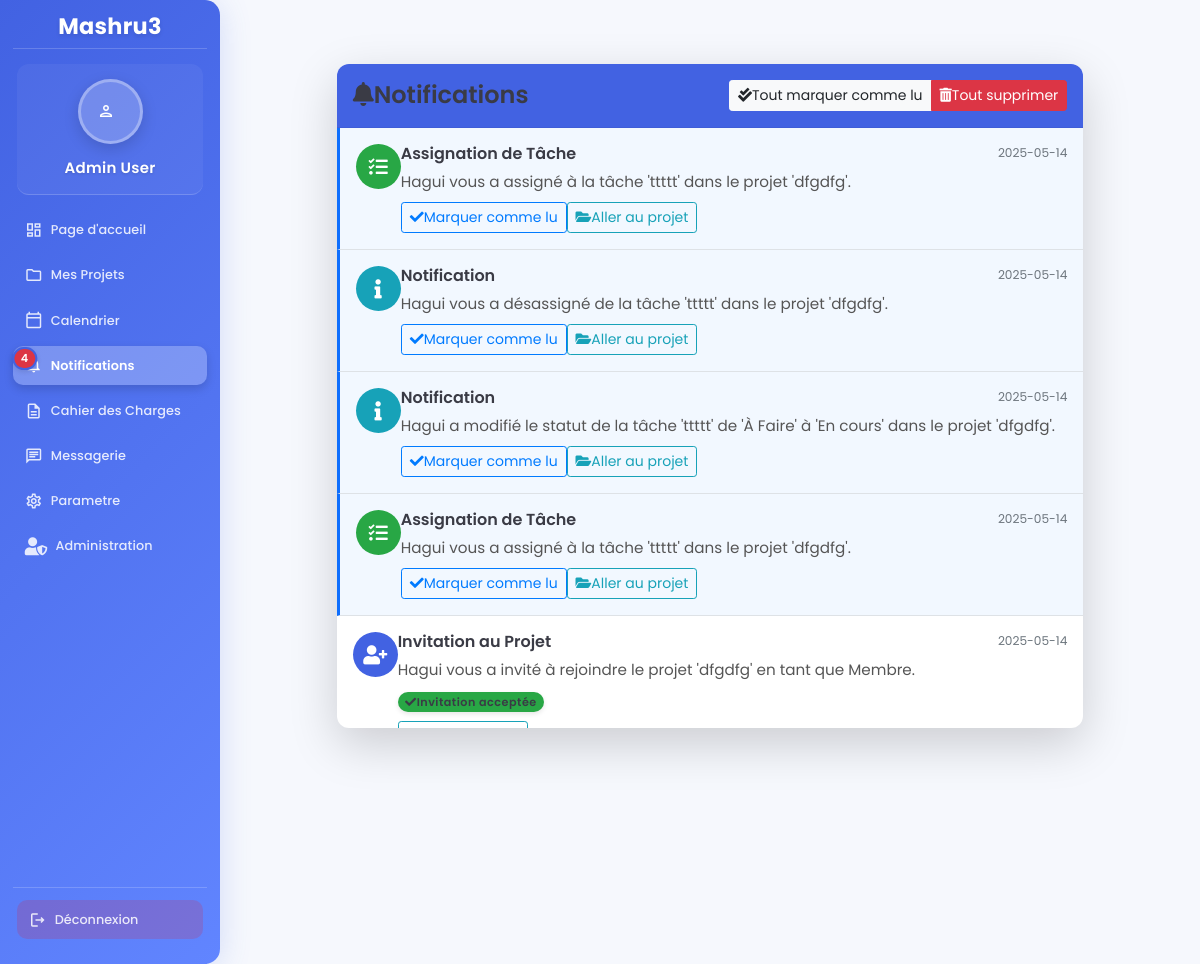
/notifications (signed in), run on the app's committed database.
### app.py (models this page shows)
class User(db.Model):
    user_id = db.Column(db.Integer, primary_key=True)
    name = db.Column(db.String(255), nullable=False)
    image = db.Column(db.String(255))
    password = db.Column(db.String(255), nullable=False)
    email = db.Column(db.String(255), unique=True, nullable=False)
    is_admin = db.Column(db.Boolean, default=False)
    created_at = db.Column(db.DATE, server_default=db.func.current_date())  # Add created_at field

class Notification(db.Model):
    notification_id = db.Column(db.Integer, primary_key=True)
    recipient_id = db.Column(db.Integer, db.ForeignKey('user.user_id'), nullable=False)
    sender_id = db.Column(db.Integer, db.ForeignKey('user.user_id'), nullable=False)
    project_id = db.Column(db.Integer, db.ForeignKey('project.project_id'), nullable=True)
    notification_type = db.Column(db.String(50), nullable=False)
    content = db.Column(db.Text, nullable=False)
    is_read = db.Column(db.Boolean, default=False)
    is_accepted = db.Column(db.Boolean, nullable=True)
    created_at = db.Column(db.DATE, server_default=db.func.current_date())

### app.py (the view)
@app.route('/notifications')
def notifications():
    if 'user_id' not in session:
        return redirect(url_for('connexion'))
    user_id = session['user_id']
    notifications = Notification.query.filter_by(recipient_id=user_id).order_by(Notification.created_at.desc()).all()
    for notification in notifications:
        notification.sender = db.session.get(User, notification.sender_id)
        if notification.project_id:
            notification.project = db.session.get(Project, notification.project_id)
    return render_template('notifications.html', notifications=notifications)

### templates/notifications.html (shortened to what this page needs)
{% extends 'base.html' %}
{% block content %}
<div class="container mt-5">
    <div class="row justify-content-center">
        <div class="col-lg-10">
            <div class="card shadow-lg border-0 rounded-3">
                <div class="card-header bg-primary text-white p-3 d-flex justify-content-between align-items-center">
                    <h4 class="mb-0"><i class="fas fa-bell me-2"></i>Notifications</h4>
                    {% if notifications %}
                        <div class="btn-group" role="group">
                            <button id="mark-all-read" class="btn btn-sm btn-light" data-bs-toggle="modal" data-bs-target="#markAllReadConfirmationModal">
                                <i class="fas fa-check-double me-1"></i>Tout marquer comme lu
                            </button>
                            <button id="delete-all-notifications" class="btn btn-sm btn-danger" data-bs-toggle="modal" data-bs-target="#deleteAllConfirmationModal">
                                <i class="fas fa-trash-alt me-1"></i>Tout supprimer
                            </button>
                        </div>
                    {% endif %}
                </div>
                <div class="card-body p-0">
                    {% if notifications %}
                        <div class="notification-list">
                            {% for notification in notifications | reverse %}
                                <div class="notification-item p-3 border-bottom {% if not notification.is_read %}unread{% endif %}"
                                     id="notification-{{ notification.notification_id }}">
                                    <div class="d-flex">
                                        <div class="notification-icon me-3">
                                            {% if notification.notification_type == 'invitation' %}
                                                <div class="icon-circle bg-primary text-white">
                                                    <i class="fas fa-user-plus"></i>
                                                </div>
                                            {% elif notification.notification_type == 'task_assignment' %}
                                                <div class="icon-circle bg-success text-white">
                                                    <i class="fas fa-tasks"></i>
                                                </div>
                                            {% else %}
                                                <div class="icon-circle bg-info text-white">
                                                    <i class="fas fa-info"></i>
                                                </div>
                                            {% endif %}
                                        </div>
                                        <div class="notification-content flex-grow-1">
                                            <div class="d-flex justify-content-between align-items-center mb-2">
                                                <h6 class="mb-0 fw-bold">
                                                    {% if notification.notification_type == 'invitation' %}
                                                        Invitation au Projet
                                                    {% elif notification.notification_type == 'task_assignment' %}
                                                        Assignation de Tâche
                                                    {% else %}
                                                        Notification
                                                    {% endif %}
                                                </h6>
                                                <small class="text-muted">{{ notification.created_at }}</small>
                                            </div>
                                            <p class="mb-2 notification-text">{{ notification.content }}</p>
                                            {% if notification.notification_type == 'invitation' and notification.is_accepted is none %}
                                                <div class="mt-3 invitation-actions">
                                                    <button class="btn btn-success btn-sm accept-invitation"
                                                            data-notification-id="{{ notification.notification_id }}"
                                                            data-project-id="{{ notification.project_id }}">
                                                        <i class="fas fa-check me-1"></i>Accepter
                                                    </button>
                                                    <button class="btn btn-danger btn-sm reject-invitation"
                                                            data-notification-id="{{ notification.notification_id }}">
                                                        <i class="fas fa-times me-1"></i>Refuser
                                                    </button>
                                                </div>
                                            {% elif notification.notification_type == 'invitation' %}
                                                <div class="mt-2">
                                                    {% if notification.is_accepted %}
                                                        <span class="badge bg-success rounded-pill">
                                                            <i class="fas fa-check me-1"></i>Invitation acceptée
                                                        </span>
                                                    {% else %}
                                                        <span class="badge bg-danger rounded-pill">
                                                            <i class="fas fa-times me-1"></i>Invitation refusée
                                                        </span>
                                                    {% endif %}
                                                </div>
                                            {% endif %}
                                            <div class="mt-2 d-flex">
                                                {% if not notification.is_read %}
                                                    <button class="btn btn-sm btn-outline-primary mark-read me-2"
                                                            data-notification-id="{{ notification.notification_id }}">
                                                        <i class="fas fa-check me-1"></i>Marquer comme lu
                                                    </button>
                                                {% endif %}
                                                {% if notification.project_id %}
                                                    <a href="/project/{{ notification.project_id }}" class="btn btn-sm btn-outline-info">
                                                        <i class="fas fa-folder-open me-1"></i>Aller au projet
                                                    </a>
                                                {% endif %}
                                            </div>
                                        </div>
                                    </div>
                                </div>
                            {% endfor %}
                        </div>
                    {% endif %}
                </div>
            </div>
        </div>
    </div>
</div>
{% endblock %}

### templates/base.html (shortened to what this page needs)
<!DOCTYPE html>
<html lang="en">
<head>
    <link rel="stylesheet" href="{{ url_for('static', filename='styles.css') }}">
    <link rel="stylesheet" href="/static/css/bootstrap.min.css">
    <link rel="stylesheet" href="https://cdnjs.cloudflare.com/ajax/libs/font-awesome/5.15.4/css/all.min.css" />
</head>
<body>
    <div class="d-flex" style="min-height: 100vh;">
        <div class="sidebar d-flex flex-column" style="position: fixed; top: 0; left: 0; height: 100vh; width: 220px; overflow-y: auto;">
            <h2 class="text-center">Mashru3</h2>
            <div class="sidebar-user-profile">
                {% if user_image %}
                    <img src="{{ user_image }}" alt="{{ user_first_name }}" class="profile-image">
                {% else %}
                    <div class="profile-image default-profile">
                        <i class="material-icons-outlined">person</i>
                    </div>
                {% endif %}
                <div class="user-name">{{ user_first_name or 'Guest' }}</div>
            </div>
            <ul class="list-unstyled flex-grow-1">
                <li class="{% if request.endpoint == 'dashboard' %}active{% endif %}">
                    <a href="{{ url_for('dashboard') }}" class="d-flex align-items-center">
                        <i class="material-icons-outlined">dashboard</i> Page d'accueil
                    </a>
                </li>
                <li class="{% if request.endpoint == 'projects' %}active{% endif %}">
                    <a href="{{ url_for('projects') }}" class="d-flex align-items-center">
                        <i class="material-icons-outlined">folder</i> Mes Projets
                    </a>
                </li>
                <li class="{% if request.endpoint == 'calendrier' %}active{% endif %}">
                    <a href="{{ url_for('calendrier') }}" class="d-flex align-items-center">
                        <i class="material-icons-outlined">calendar_today</i> Calendrier
                    </a>
                </li>
                <li class="nav-item position-relative {% if request.endpoint == 'notifications' %}active{% endif %}">
                    <a class="d-flex align-items-center" href="{{ url_for('notifications') }}">
                        <i class="material-icons-outlined">notifications</i> Notifications
                        {% if notification_count > 0 %}
                            <span id="notification-count" class="position-absolute top-0 start-100 translate-middle badge rounded-pill bg-danger">
                                {{ notification_count }}
                            </span>
                        {% else %}
                            <span id="notification-count" class="position-absolute top-0 start-100 translate-middle badge rounded-pill bg-danger" style="display: none;"></span>
                        {% endif %}
                    </a>
                </li>
                <li class="{% if request.endpoint == 'specifications' %}active{% endif %}">
                    <a href="{{ url_for('specifications') }}" class="d-flex align-items-center">
                        <i class="material-icons-outlined">description</i> Cahier des Charges
                    </a>
                </li>
                <li class="{% if request.endpoint == 'groupes' %}active{% endif %}">
                    <a href="{{ url_for('groupes') }}" class="d-flex align-items-center">
                        <i class="material-icons-outlined">chat</i> Messagerie
                    </a>
                </li>
                <li class="{% if request.endpoint == 'parametre' %}active{% endif %}">
                    <a href="{{ url_for('parametre') }}" class="d-flex align-items-center">
                        <i class="material-icons-outlined">settings</i> Parametre
                    </a>
                </li>
                {% if is_admin == True %}
                <li class="nav-item">
                    <a href="{{ url_for('admin_dashboard') }}" class="nav-link {% if request.endpoint.startswith('admin_') %}active{% endif %}">
                        <i class="fas fa-user-shield me-2"></i>
                        Administration
                    </a>
                </li>
                {% endif %}
            </ul>
            <div class="logout-container mt-auto">
                <form action="{{ url_for('deconnexion') }}" method="post">
                    <button type="submit" class="logout-btn d-flex align-items-center">
                        <i class="material-icons-outlined">logout</i> Déconnexion
                    </button>
                </form>
            </div>
        </div>
        <div class="content flex-grow-1">
            {% block content %}{% endblock %}
        </div>
    </div>
</body>
</html>

### data on the page
User: name "Admin User"
Notification: notification_type "task_assignment" (drawn), created_at "2025-05-14", content "Hagui vous a assigné à la tâche 'ttttt' dans le projet 'dfgdfg'."
Notification: shows "Notification", created_at "2025-05-14", content "Hagui vous a désassigné de la tâche 'ttttt' dans le projet 'dfgdfg'."
Notification: shows "Notification", created_at "2025-05-14", content "Hagui a modifié le statut de la tâche 'ttttt' de 'À Faire' à 'En cours' dans le projet 'dfgdfg'."
Notification: notification_type "task_assignment" (drawn), created_at "2025-05-14", content "Hagui vous a assigné à la tâche 'ttttt' dans le projet 'dfgdfg'."
Notification: notification_type "invitation" (drawn), created_at "2025-05-14", content "Hagui vous a invité à rejoindre le projet 'dfgdfg' en tant que Membre."

### other printed values
{{ notification_count }} "4"
